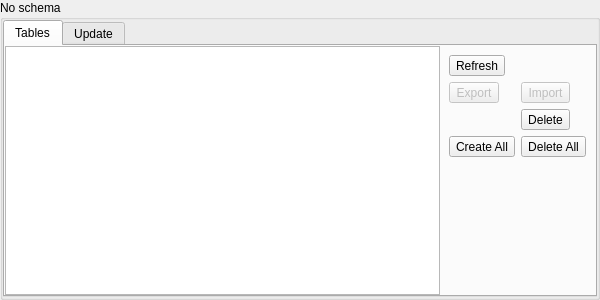
<?xml version="1.0" encoding="UTF-8"?>
<ui version="4.0">
 <class>SchemaMenu</class>
 <widget class="QGroupBox" name="SchemaMenu">
  <property name="geometry">
   <rect>
    <x>0</x>
    <y>0</y>
    <width>600</width>
    <height>300</height>
   </rect>
  </property>
  <property name="windowTitle">
   <string>schema</string>
  </property>
  <property name="title">
   <string>No schema</string>
  </property>
  <layout class="QVBoxLayout" name="layoutSchema">
   <property name="spacing">
    <number>0</number>
   </property>
   <property name="leftMargin">
    <number>0</number>
   </property>
   <property name="topMargin">
    <number>0</number>
   </property>
   <property name="rightMargin">
    <number>0</number>
   </property>
   <property name="bottomMargin">
    <number>0</number>
   </property>
   <item>
    <widget class="QTabWidget" name="tabWidget">
     <property name="currentIndex">
      <number>0</number>
     </property>
     <widget class="QWidget" name="tabTables">
      <attribute name="title">
       <string>Tables</string>
      </attribute>
      <layout class="QHBoxLayout" name="layoutTables">
       <property name="spacing">
        <number>0</number>
       </property>
       <property name="leftMargin">
        <number>0</number>
       </property>
       <property name="topMargin">
        <number>0</number>
       </property>
       <property name="rightMargin">
        <number>0</number>
       </property>
       <property name="bottomMargin">
        <number>0</number>
       </property>
       <item>
        <widget class="QListWidget" name="listTables">
         <property name="sizePolicy">
          <sizepolicy hsizetype="Expanding" vsizetype="Expanding">
           <horstretch>0</horstretch>
           <verstretch>0</verstretch>
          </sizepolicy>
         </property>
        </widget>
       </item>
       <item>
        <widget class="QWidget" name="groupTableButtons" native="true">
         <layout class="QGridLayout" name="layoutTableButtons">
          <item row="3" column="1">
           <widget class="QToolButton" name="buttonDeleteAllTables">
            <property name="text">
             <string>Delete All</string>
            </property>
           </widget>
          </item>
          <item row="0" column="0">
           <widget class="QToolButton" name="buttonRefreshTables">
            <property name="text">
             <string>Refresh</string>
            </property>
           </widget>
          </item>
          <item row="2" column="1">
           <widget class="QToolButton" name="buttonDeleteTable">
            <property name="text">
             <string>Delete</string>
            </property>
           </widget>
          </item>
          <item row="3" column="0">
           <widget class="QToolButton" name="buttonCreateAllTables">
            <property name="toolTip">
             <string>Create all MCHS Media tables</string>
            </property>
            <property name="text">
             <string>Create All</string>
            </property>
           </widget>
          </item>
          <item row="1" column="0">
           <widget class="QToolButton" name="buttonExportTable">
            <property name="enabled">
             <bool>false</bool>
            </property>
            <property name="text">
             <string>Export</string>
            </property>
           </widget>
          </item>
          <item row="1" column="1">
           <widget class="QToolButton" name="buttonImportTable">
            <property name="enabled">
             <bool>false</bool>
            </property>
            <property name="text">
             <string>Import</string>
            </property>
           </widget>
          </item>
          <item row="4" column="0">
           <spacer name="spacerTableButtons">
            <property name="orientation">
             <enum>Qt::Vertical</enum>
            </property>
            <property name="sizeHint" stdset="0">
             <size>
              <width>20</width>
              <height>230</height>
             </size>
            </property>
           </spacer>
          </item>
         </layout>
        </widget>
       </item>
      </layout>
     </widget>
     <widget class="QWidget" name="tabUpdate">
      <property name="sizePolicy">
       <sizepolicy hsizetype="Preferred" vsizetype="Preferred">
        <horstretch>0</horstretch>
        <verstretch>0</verstretch>
       </sizepolicy>
      </property>
      <attribute name="title">
       <string>Update</string>
      </attribute>
      <layout class="QVBoxLayout" name="verticalLayout">
       <item>
        <widget class="QGroupBox" name="groupUpdateRange">
         <property name="sizePolicy">
          <sizepolicy hsizetype="Preferred" vsizetype="Fixed">
           <horstretch>0</horstretch>
           <verstretch>0</verstretch>
          </sizepolicy>
         </property>
         <property name="title">
          <string>Update range</string>
         </property>
         <layout class="QHBoxLayout" name="layoutUpdateRange">
          <item>
           <widget class="QCheckBox" name="checkUpdateToLast">
            <property name="sizePolicy">
             <sizepolicy hsizetype="Fixed" vsizetype="Fixed">
              <horstretch>0</horstretch>
              <verstretch>0</verstretch>
             </sizepolicy>
            </property>
            <property name="toolTip">
             <string>Update up to latest news date in database.</string>
            </property>
            <property name="text">
             <string>Last recorded</string>
            </property>
           </widget>
          </item>
          <item>
           <widget class="QDateTimeEdit" name="valueUpdateDateA">
            <property name="toolTip">
             <string>Lower time edge.</string>
            </property>
            <property name="dateTime">
             <datetime>
              <hour>0</hour>
              <minute>0</minute>
              <second>0</second>
              <year>1752</year>
              <month>9</month>
              <day>14</day>
             </datetime>
            </property>
           </widget>
          </item>
          <item>
           <widget class="QDateTimeEdit" name="valueUpdateDateB">
            <property name="toolTip">
             <string>Upper time edge.</string>
            </property>
            <property name="date">
             <date>
              <year>9999</year>
              <month>12</month>
              <day>31</day>
             </date>
            </property>
           </widget>
          </item>
          <item>
           <widget class="QToolButton" name="buttonSetDateNow">
            <property name="text">
             <string>Now</string>
            </property>
           </widget>
          </item>
          <item>
           <widget class="QCheckBox" name="checkUpdateFromAny">
            <property name="sizePolicy">
             <sizepolicy hsizetype="Fixed" vsizetype="Fixed">
              <horstretch>0</horstretch>
              <verstretch>0</verstretch>
             </sizepolicy>
            </property>
            <property name="toolTip">
             <string>Retreive all recent news.</string>
            </property>
            <property name="text">
             <string>Any</string>
            </property>
            <property name="checked">
             <bool>true</bool>
            </property>
           </widget>
          </item>
         </layout>
        </widget>
       </item>
       <item>
        <layout class="QHBoxLayout" name="layoutUpdateButtons">
         <property name="sizeConstraint">
          <enum>QLayout::SetFixedSize</enum>
         </property>
         <item>
          <widget class="QToolButton" name="buttonUpdate">
           <property name="text">
            <string>Update now</string>
           </property>
          </widget>
         </item>
         <item>
          <widget class="QToolButton" name="buttonSchedule">
           <property name="enabled">
            <bool>false</bool>
           </property>
           <property name="text">
            <string>Schedule</string>
           </property>
          </widget>
         </item>
         <item>
          <spacer name="horizontalSpacer">
           <property name="orientation">
            <enum>Qt::Horizontal</enum>
           </property>
           <property name="sizeHint" stdset="0">
            <size>
             <width>40</width>
             <height>20</height>
            </size>
           </property>
          </spacer>
         </item>
        </layout>
       </item>
       <item>
        <spacer name="verticalSpacer">
         <property name="orientation">
          <enum>Qt::Vertical</enum>
         </property>
         <property name="sizeHint" stdset="0">
          <size>
           <width>20</width>
           <height>40</height>
          </size>
         </property>
        </spacer>
       </item>
      </layout>
     </widget>
    </widget>
   </item>
  </layout>
 </widget>
 <resources/>
 <connections/>
</ui>
